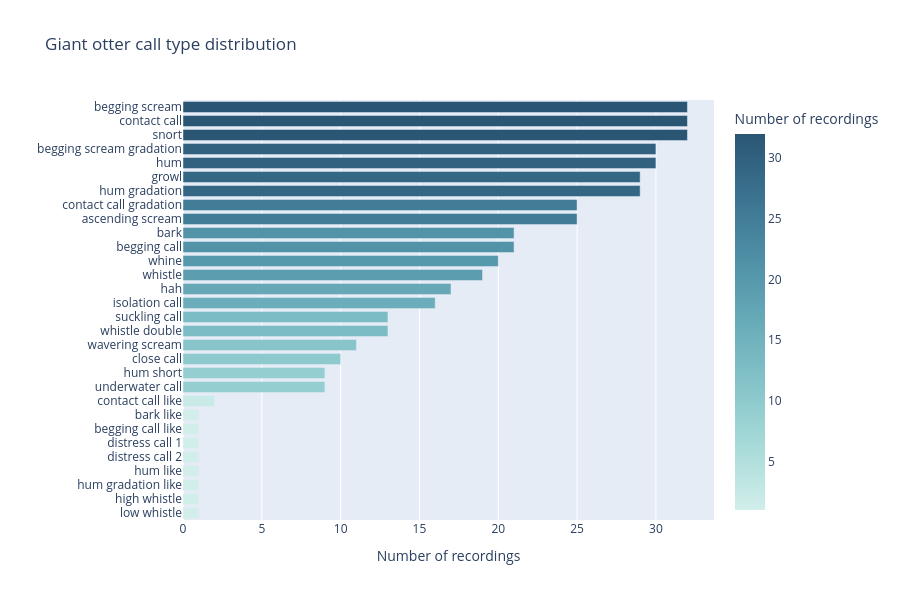

Source (notebook cell):
### Code cell
from collections import Counter

counts = Counter(labels)
df_counts = pd.DataFrame(
    sorted(counts.items(), key=lambda x: -x[1]),
    columns=["call_type", "n"],
)
fig = px.bar(
    df_counts,
    x="n",
    y="call_type",
    orientation="h",
    title="Giant otter call type distribution",
    labels={"n": "Number of recordings", "call_type": ""},
    color="n",
    color_continuous_scale="Teal",
    height=600,
)
fig.update_layout(yaxis=dict(autorange="reversed"), showlegend=False)
fig.show()

fig_counts_static = horizontal_counts_bar_static(
    df_counts, x_col="n", y_col="call_type", title="Giant otter call type distribution (static)"
)
display(fig_counts_static)

### Figure 1 — Plotly figure (JSON) as saved in the notebook; plotly's stock layout.template omitted (floating-point values rounded to 4 significant figures)
{"data": [{"hovertemplate": "Number of recordings=%{marker.color}<br>=%{y}<extra></extra>", "legendgroup": "", "marker": {"color": [32, 32, 32, 30, 30, 29, 29, 25, 25, 21, 21, 20, 19, 17, 16, 13, 13, 11, 10, 9, 9, 2, 1, 1, 1, 1, 1, 1, 1, 1], "coloraxis": "coloraxis", "pattern": {"shape": ""}}, "name": "", "orientation": "h", "showlegend": false, "textposition": "auto", "type": "bar", "x": [32, 32, 32, 30, 30, 29, 29, 25, 25, 21, 21, 20, 19, 17, 16, 13, 13, 11, 10, 9, 9, 2, 1, 1, 1, 1, 1, 1, 1, 1], "xaxis": "x", "y": ["begging scream", "contact call", "snort", "begging scream gradation", "hum", "growl", "hum gradation", "contact call gradation", "ascending scream", "bark", "begging call", "whine", "whistle", "hah", "isolation call", "suckling call", "whistle double", "wavering scream", "close call", "hum short", "underwater call", "contact call like", "bark like", "begging call like", "distress call 1", "distress call 2", "hum like", "hum gradation like", "high whistle", "low whistle"], "yaxis": "y"}], "layout": {"barmode": "relative", "coloraxis": {"colorbar": {"title": {"text": "Number of recordings"}}, "colorscale": [[0, "rgb(209, 238, 234)"], [0.1667, "rgb(168, 219, 217)"], [0.3333, "rgb(133, 196, 201)"], [0.5, "rgb(104, 171, 184)"], [0.6667, "rgb(79, 144, 166)"], [0.8333, "rgb(59, 115, 143)"], [1, "rgb(42, 86, 116)"]]}, "height": 600, "legend": {"tracegroupgap": 0}, "showlegend": false, "title": {"text": "Giant otter call type distribution"}, "xaxis": {"anchor": "y", "domain": [0, 1], "title": {"text": "Number of recordings"}}, "yaxis": {"anchor": "x", "autorange": "reversed", "domain": [0, 1], "title": {"text": ""}}}}
